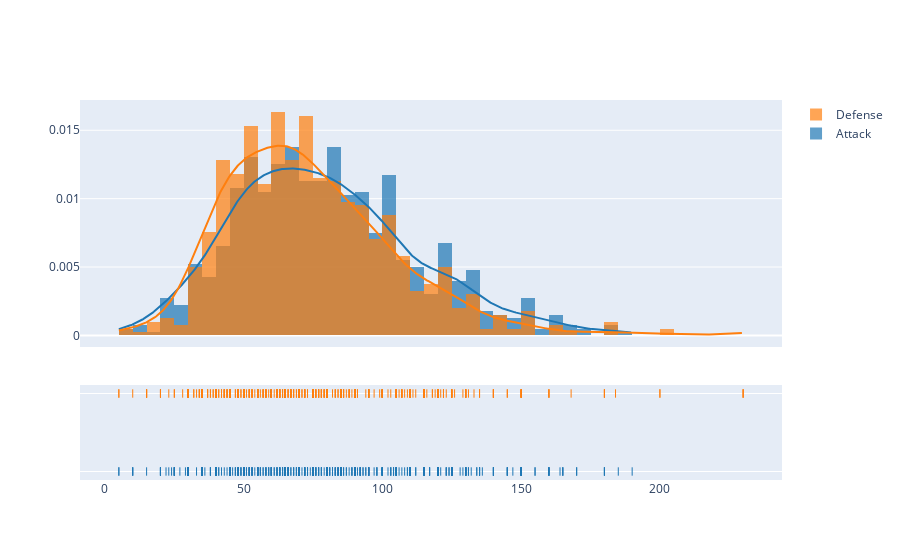

Notebook cell for this chart:
### Code cell
hist_data = [df['Attack'],df['Defense']]
group_labels = ['Attack','Defense']

fig = ff.create_distplot(hist_data, group_labels, bin_size=5)
iplot(fig, filename='Distplot of attack and defense')

### Figure 1 — Plotly figure (JSON) as saved in the notebook; plotly's stock layout.template omitted (floating-point values rounded to 4 significant figures; data arrays with more than 128 entries replaced by an {"elided": "..."} marker saying what was removed)
{"data": [{"autobinx": false, "histnorm": "probability density", "legendgroup": "Attack", "marker": {"color": "rgb(31, 119, 180)"}, "name": "Attack", "opacity": 0.7, "type": "histogram", "x": {"elided": "800 int values"}, "xaxis": "x", "xbins": {"end": 190, "size": 5, "start": 5}, "yaxis": "y"}, {"autobinx": false, "histnorm": "probability density", "legendgroup": "Defense", "marker": {"color": "rgb(255, 127, 14)"}, "name": "Defense", "opacity": 0.7, "type": "histogram", "x": {"elided": "800 int values"}, "xaxis": "x", "xbins": {"end": 230, "size": 5, "start": 5}, "yaxis": "y"}, {"legendgroup": "Attack", "marker": {"color": "rgb(31, 119, 180)"}, "mode": "lines", "name": "Attack", "showlegend": false, "type": "scatter", "x": {"elided": "500 float values"}, "xaxis": "x", "y": {"elided": "500 float values"}, "yaxis": "y"}, {"legendgroup": "Defense", "marker": {"color": "rgb(255, 127, 14)"}, "mode": "lines", "name": "Defense", "showlegend": false, "type": "scatter", "x": {"elided": "500 float values"}, "xaxis": "x", "y": {"elided": "500 float values"}, "yaxis": "y"}, {"legendgroup": "Attack", "marker": {"color": "rgb(31, 119, 180)", "symbol": "line-ns-open"}, "mode": "markers", "name": "Attack", "showlegend": false, "type": "scatter", "x": {"elided": "800 int values"}, "xaxis": "x", "y": {"elided": "800 str values"}, "yaxis": "y2"}, {"legendgroup": "Defense", "marker": {"color": "rgb(255, 127, 14)", "symbol": "line-ns-open"}, "mode": "markers", "name": "Defense", "showlegend": false, "type": "scatter", "x": {"elided": "800 int values"}, "xaxis": "x", "y": {"elided": "800 str values"}, "yaxis": "y2"}], "layout": {"barmode": "overlay", "hovermode": "closest", "legend": {"traceorder": "reversed"}, "xaxis": {"anchor": "y2", "domain": [0, 1], "zeroline": false}, "yaxis": {"anchor": "free", "domain": [0.35, 1], "position": 0}, "yaxis2": {"anchor": "x", "domain": [0, 0.25], "dtick": 1, "showticklabels": false}}}
